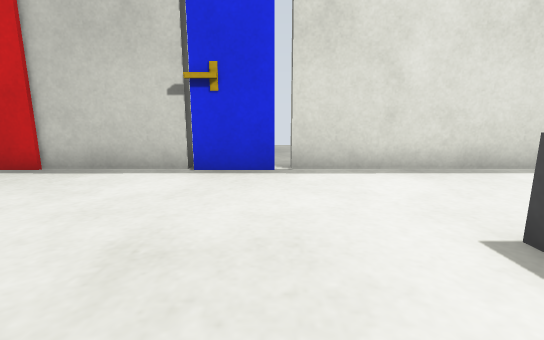
view 1 (above)

15 first-person views from a walk through a Gazebo world. The camera is 0.5 m above the floor, tilts 10° down and sees 90° across. The floor is counted in squares, 0.5 m on a side. Each view is taken from the middle of a square. On the plan, view 1 faces up. The plan holds only what a view shows up to about 11 squares ahead; the rest is blank. The place goes on beyond the plan.

view 2
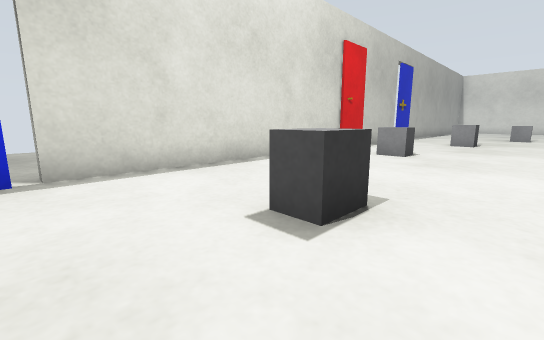

view 3
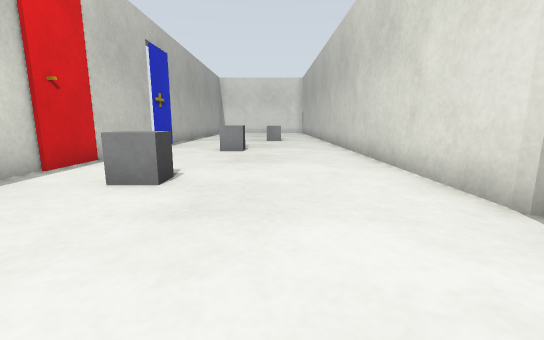

view 4
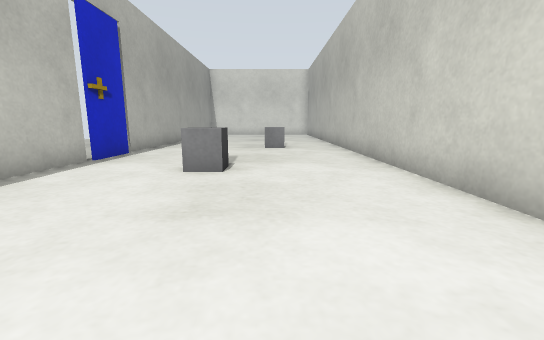

view 5
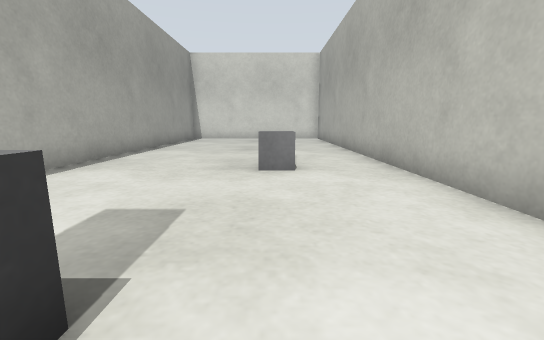

view 6
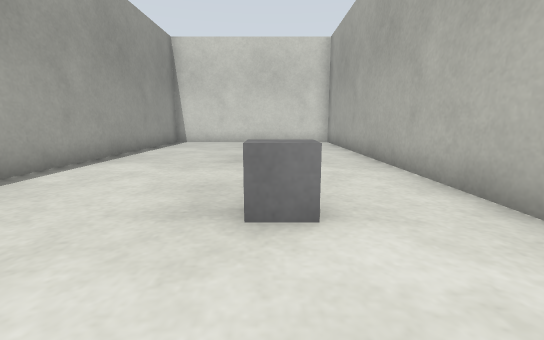

view 7
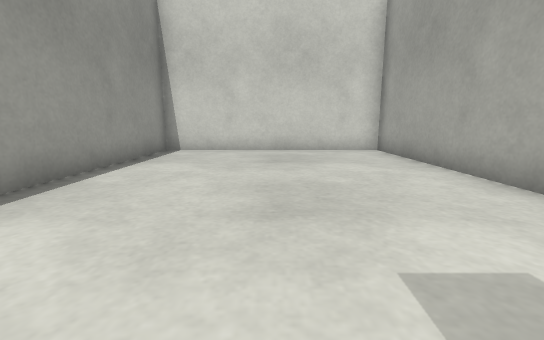

view 8
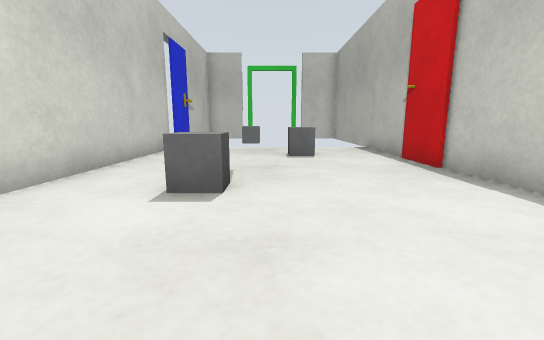

view 9
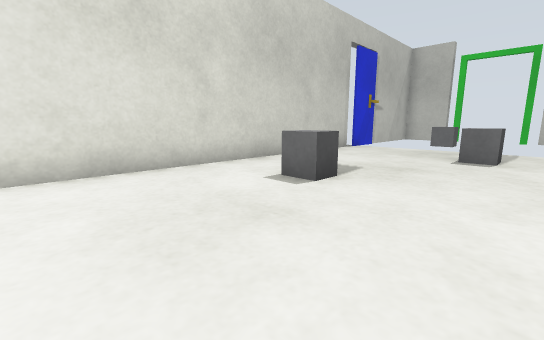

view 10
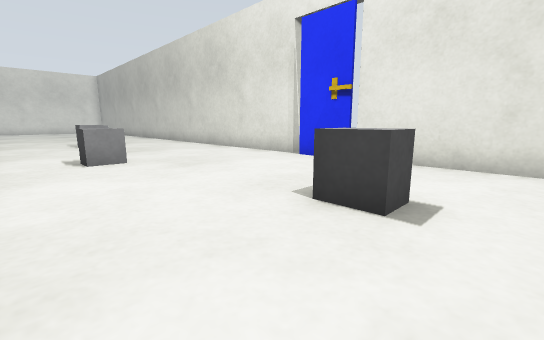

view 11
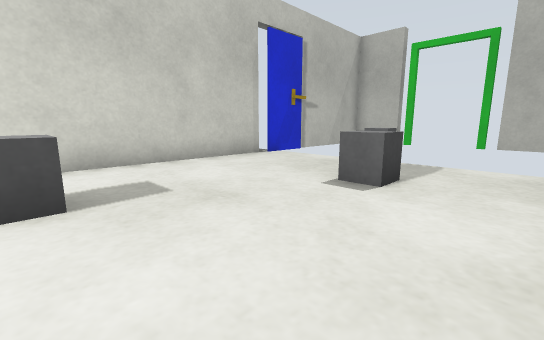

view 12
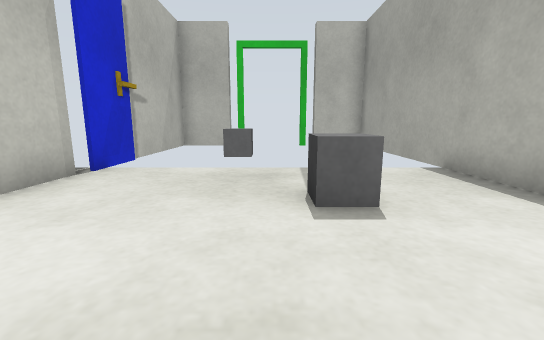

view 13
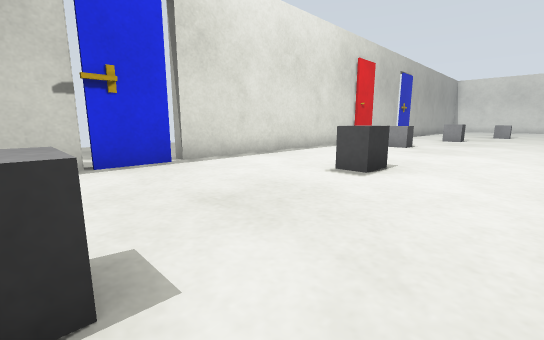

view 14
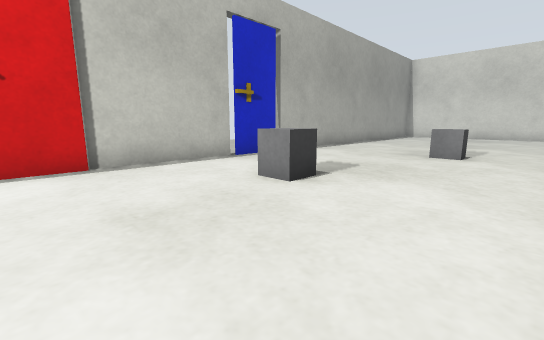

view 15
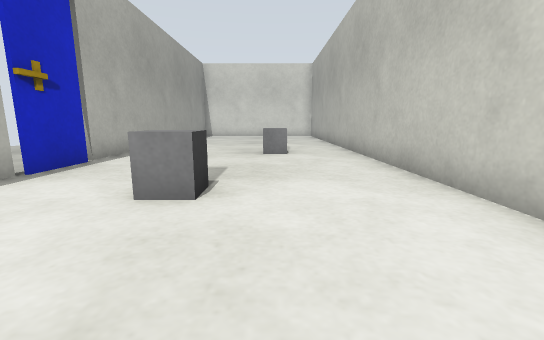

### Floor plan
Points are (right, up) in squares from view 1. A wall is a line through its corners. A room is listed if a view was taken in it or the views show most of it. See-through windows are left out.
Room 1 (views 1, 2, 3, 4, 5, 6, 7, 8, 9, 10, 11, 12, 13, 14, 15)
walls: (9.5, 5.8) (0.4, 5.8); (15, 5.8) (11.2, 5.8); (6.8, -1.8) (29.8, -1.8) (29.8, 5.8) (17.1, 5.8); (-1.8, 6.2) (-1.8, 5.8) (-5.1, 5.8); (-6.9, 5.8) (-11, 5.8); (-9.2, -1.8) (4.5, -1.8)
ways out: gap at (7, -2); gap at (15, 6); gap at (17, 6)
objects: grey box (-8, 3) to (-7, 3); door leaf (-6, 6); grey box (-3, 1); door leaf (-1, 6) to (0, 6); grey box (2, 1) to (3, 2); grey box (8, 3) to (9, 4); door leaf (10, 6); grey box (13, 2) to (14, 3); door leaf (16, 6); grey box (19, 1)

Positions as (right, up) in squares from view 1, and headings:
1: (0, 0), facing up
2: (0, 0), facing up-right
3: (4, 1), facing right
4: (8, 1), facing right
5: (13, 1), facing right
6: (16, 1), facing right
7: (20, 2), facing right
8: (1, 2), facing left
9: (1, 4), facing down-left
10: (1, 5), facing down-right
11: (-3, 5), facing down-left
12: (-4, 2), facing left
13: (-3, -1), facing up-right
14: (10, -1), facing up-right
15: (10, 1), facing right
